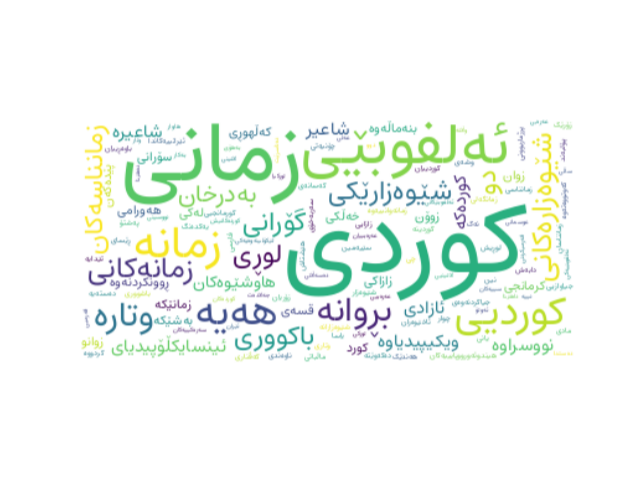

The script that drew this image:
import gi, platform, os
import mplcairo
import matplotlib as mpl
if platform.system() == "Darwin":
    mpl.use("module://mplcairo.macosx")
else:
    gi.require_version("Gtk", "3.0")
    mpl.use("module://mplcairo.gtk")
    # mpl.use("module://mplcairo.qt")
import matplotlib.pyplot as plt
from wordcloud import WordCloud

# Stopword list from klpt (Kurdish Language Processing Toolkit)
# Available stopword lists: Sorani (Arabic) and Kurmanji (Latin)
def get_kurdish_stopwords(dialect, script):
    from urllib.request import urlopen
    import json
    url = "https://raw.githubusercontent.com/sinaahmadi/klpt/master/klpt/data/stopwords.json"
    response = urlopen(url)
    data_json = json.loads(response.read())
    return set(data_json[dialect][script])

ckb_stopwords = get_kurdish_stopwords("Sorani", "Arabic")
text = """
زمانی کوردی
لە ئینسایکڵۆپیدیای ئازادی ویکیپیدیاوە
ئەم وتارە سەبارەت بە زمانی کوردی نووسراوە. بۆ شاعیرە کوردەکە، بڕوانە کوردی (شاعیر). بۆ وتارە ھاوشێوەکان، بڕوانە کوردی (ڕوونکردنەوە).
زمانی کوردی (بە کرمانجی، بە سۆرانی: زمانی کوردی، بە کەڵهوڕی: زوان کوردی، بە لەکی: زوۆن کوردی، بە زازاکی، بە ھەورامی: زوانو کوردی) زمانێکە کە خەڵکی کورد قسەی پێدەکەن. لە ڕووی بنەماڵەوە بەشێکە لە زمانە ھیندوئەورووپایییەکان. ئەم زمانە لە زمانی کەڤناری مادی کەوتووەتەوە. زمانی کوردی لە نێوان زمانە ئێرانییەکاندا لە بواری پرژماربوونی ئاخێوەران سێیەمین زمانە و دەکەوێتە دوای زمانەکانی فارسی و پەشتۆ.
شێوەزارەکانی کوردی
وتاری سەرەکی: شێوەزارەکانی زمانی کوردی
زمانی کوردی چەند شێوەزارێکی سەرەکی ھەیە کە جیاوازیی زۆریان ھەیە و زمانناسەکان لە سەر چۆنیەتی جیاکردنەوەی ئەم شێوەزارانە یەکدەنگ نین و زۆرێک لە زمانناسەکان باوەڕییان بە ماڵباتی زمانگەلی کوردی ھەیە. یانی کورمانجیی باکووری و گۆرانی، بە پێی یاسا و ڕێسای زمانناسی و زمانەوانییەوە، دو زمانی سەربەخۆی کوردینە، نەک دو شێوەزار. بەڵام زۆربەی ئەو کەسانەی زمانی(زمانەکانی) کوردییان دابەش کردووە، بەم چوار دەستەیە بووە
    کوردیی باکووری
    کوردیی ناوەندی
    کوردیی باشووری
    گۆرانی-زازایی
ھەندێک لە زمانناسان، لوڕیش وەک شێوەزارێکی زمانی کوردی پۆلبەند دەکەن. ئەگەر چی لوڕی ژمارەیەکی زۆری وشەی کوردی تێدایە، بەڵام ھێشتاش لێکۆلینەوەیەکی ئەوتۆ لە سەر لوڕی لە بەر دەستدا نییە.
ئەلفوبێی کوردی
وتار سەرەکییەکان: ئەلفوبێکانی کوردی و ئەلفوبێی عەرەبیی زمانی کوردی
بەھۆی ئەوەی کە کوردەکان لە ژێر دەسەڵاتی عوسمانی و ئێران بوون و ئەلفوبێی فەرمیی ئەو دوو وڵاتە ئەلفوبێی عەرەبی بوو، کوردەکانیش تا پێش سییەکان تەنیا ئەلفوبێی عەرەبییان بۆ نووسینی کوردی بەکار دەھێنا. لە تورکیا، لە دوای بە فەرمیکردنی ئەلفوبێی لاتینی بۆ زمانی تورکی، جەلادەت عەلی بەدرخان لە ساڵی ١٩٣٢ ئەلفوبێیەکی لاتینیی بۆ زمانی کوردی داھێنا کە ئێستا بە ناوی "ئەلفوبێی ھاوار" یان "بەدرخان" دەناسرێت. 
"""

font_file = os.path.expanduser("~/.local/share/fonts/fontamin/TrueType/Estedad/Estedad_Regular.ttf")

word_cloud = WordCloud(font_path=font_file, collocations = False, background_color = 'white', stopwords=ckb_stopwords).generate(text)
plt.imshow(word_cloud, interpolation='bilinear')
plt.axis("off")
plt.show(block=True)
